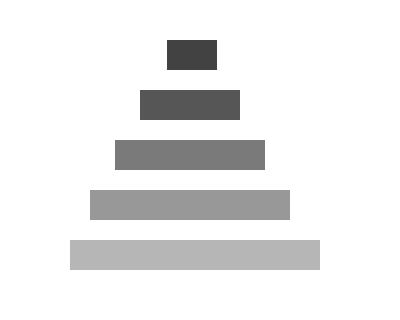
Frame 1 (no input)
Frame 60 (the mouse pressed at the canvas centre just before this capture): identical to frame 1, image omitted
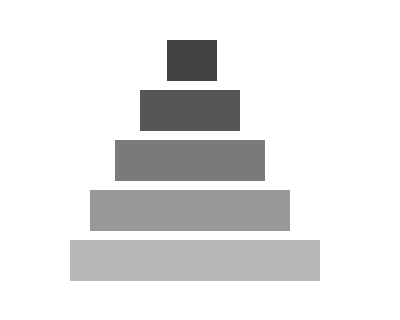
Frame 120 (the mouse held since frame 60 and released just before this capture)

The Processing sketch that drew these frames (run headless with seeded random() and noise(); from frame 60 on, the mouse is pressed at the canvas centre):

// Processing sketch: Mach_s_band
// ── Mach_s_band.pde

void setup(){
size(400,320);
}

void draw(){
//Canvas background
background(255);

//No stroke mode
noStroke();
int plusHeigth = mouseY;
int mapPlusHeigth=int(map(plusHeigth,0,300,0,22));
//rd = dist(0,0,mouseX,mouseY)/100;
if(mapPlusHeigth > 20){
 mapPlusHeigth = 20;
}  


fill(#424242);
rect(167, 40, 50, 30+mapPlusHeigth);

fill(#565656);
rect(140, 90, 100, 30+mapPlusHeigth);

fill(#7a7a7a);
rect(115, 140, 150, 30+mapPlusHeigth);

fill(#989898);
rect(90, 190, 200, 30+mapPlusHeigth);

fill(#b6b6b6);
rect(70, 240, 250, 30+mapPlusHeigth);



}
